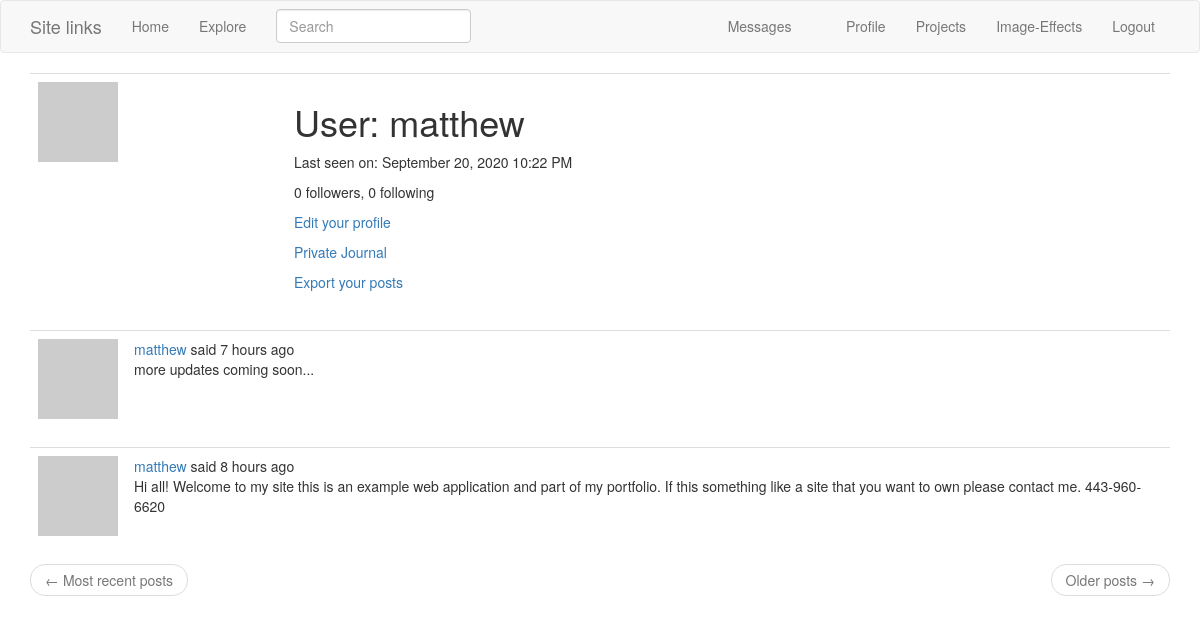
Page /user/matthew (signed in) on the earlier database version.
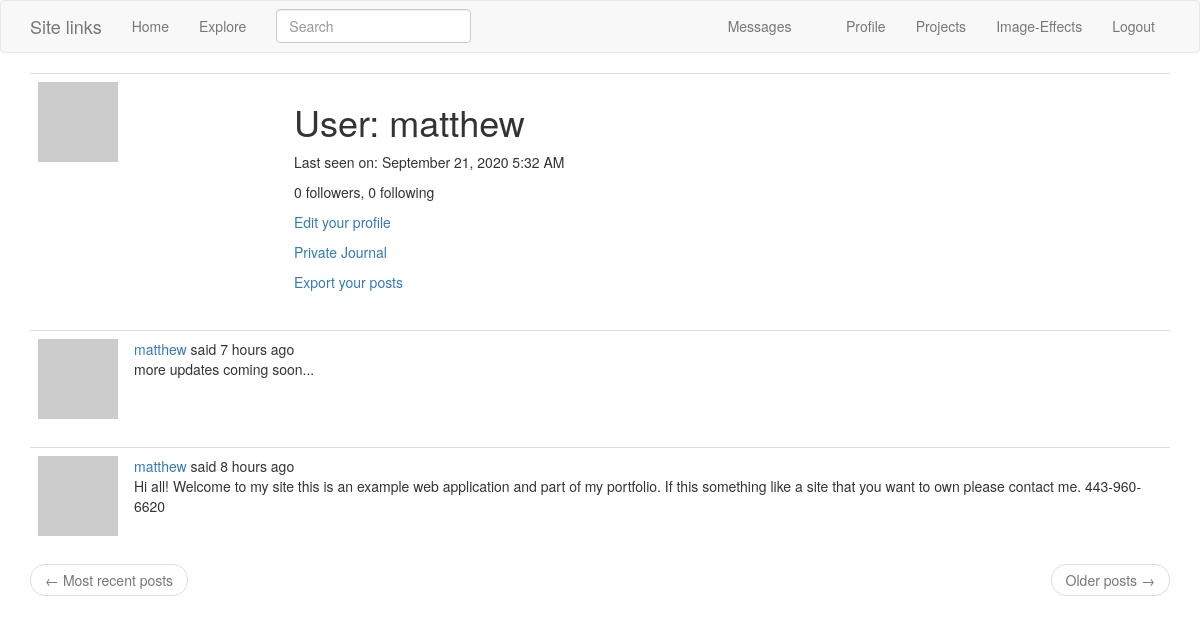
Same page on the later database version.
### app/models.py (models this page shows, shortened)
class PaginatedAPIMixin(object):
    @staticmethod
    def to_collection_dict(query, page, per_page, endpoint, **kwargs):
        resources = query.paginate(page, per_page, False)
        data = {
            'items': [item.to_dict() for item in resources.items],
            '_meta': {
                'page': page,
                'per_page': per_page,
                'total_pages': resources.pages,
                'total_items': resources.total
            },
            '_links': {
                'self': url_for(endpoint, page=page, per_page=per_page,
                                **kwargs),
                'next': url_for(endpoint, page=page + 1, per_page=per_page,
                                **kwargs) if resources.has_next else None,
                'prev': url_for(endpoint, page=page - 1, per_page=per_page,
                                **kwargs) if resources.has_prev else None
            }
        }
        return data

class User(UserMixin, PaginatedAPIMixin, db.Model):
    id = db.Column(db.Integer, primary_key=True)
    username = db.Column(db.String(64), index=True, unique=True)
    email = db.Column(db.String(120), index=True, unique=True)
    password_hash = db.Column(db.String(128))
    posts = db.relationship('Post', backref='author', lazy='dynamic')
    about_me = db.Column(db.String(140))
    journal = db.Column(db.String(500))
    last_seen = db.Column(db.DateTime, default=datetime.utcnow)
    token = db.Column(db.String(32), index=True, unique=True)
    token_expiration = db.Column(db.DateTime)
    followed = db.relationship(
        'User', secondary=followers,
        primaryjoin=(followers.c.follower_id == id),
        secondaryjoin=(followers.c.followed_id == id),
        backref=db.backref('followers', lazy='dynamic'), lazy='dynamic')
    messages_sent = db.relationship('Message',
                                    foreign_keys='Message.sender_id',
                                    backref='author', lazy='dynamic')
    messages_received = db.relationship('Message',
                                        foreign_keys='Message.recipient_id',
                                        backref='recipient', lazy='dynamic')
    last_message_read_time = db.Column(db.DateTime)
    notifications = db.relationship('Notification', backref='user',
                                    lazy='dynamic')
    tasks = db.relationship('Task', backref='user', lazy='dynamic')
    def avatar(self, size):
        digest = md5(self.email.lower().encode('utf-8')).hexdigest()
        return 'https://www.gravatar.com/avatar/{}?d=identicon&s={}'.format(
            digest, size)
    def new_messages(self):
        last_read_time = self.last_message_read_time or datetime(1900, 1, 1)
        return Message.query.filter_by(recipient=self).filter(
            Message.timestamp > last_read_time).count()
    def get_tasks_in_progress(self):
        return Task.query.filter_by(user=self, complete=False).all()
    def get_task_in_progress(self, name):
        return Task.query.filter_by(name=name, user=self,
                                    complete=False).first()

class SearchableMixin(object):
    @classmethod
    def before_commit(cls, session):
        session._changes = {
            'add': list(session.new),
            'update': list(session.dirty),
            'delete': list(session.deleted)
        }
    @classmethod
    def after_commit(cls, session):
        for obj in session._changes['add']:
            if isinstance(obj, SearchableMixin):
                add_to_index(obj.__tablename__, obj)
        for obj in session._changes['update']:
            if isinstance(obj, SearchableMixin):
                add_to_index(obj.__tablename__, obj)
        for obj in session._changes['delete']:
            if isinstance(obj, SearchableMixin):
                remove_from_index(obj.__tablename__, obj)
        session._changes = None

class Post(SearchableMixin, db.Model):
    __searchable__ = ['body']
    id = db.Column(db.Integer, primary_key=True)
    body = db.Column(db.String(140))
    timestamp = db.Column(db.DateTime, index=True, default=datetime.utcnow)
    user_id = db.Column(db.Integer, db.ForeignKey('user.id'))
    language = db.Column(db.String(5))

### app/main/views.py (the view)
@bp.route('/user/<username>')
@login_required
def user(username):
    user = User.query.filter_by(username=username).first_or_404()
    page = request.args.get('page', 1, type=int)
    posts = user.posts.order_by(Post.timestamp.desc()).paginate(
        page, current_app.config['POSTS_PER_PAGE'], False)
    next_url = url_for('main.user', username=user.username,
                       page=posts.next_num) if posts.has_next else None
    prev_url = url_for('main.user', username=user.username,
                       page=posts.prev_num) if posts.has_prev else None
    form = EmptyForm()
    return render_template('user.html', user=user, posts=posts.items,
                           next_url=next_url, prev_url=prev_url, form=form)

### app/main/forms.py
class SearchForm(FlaskForm):
    q = StringField(_l('Search'), validators=[DataRequired()])
    def __init__(self, *args, **kwargs):
        if 'formdata' not in kwargs:
            kwargs['formdata'] = request.args
        if 'csrf_enabled' not in kwargs:
            kwargs['csrf_enabled'] = False
        super(SearchForm, self).__init__(*args, **kwargs)

class EmptyForm(FlaskForm):
    submit = SubmitField('Submit')

### app/main/views.py (called while the page is built)
@bp.before_app_request
def before_request():
    if current_user.is_authenticated:
        current_user.last_seen = datetime.utcnow()
        db.session.commit()
        g.search_form = SearchForm()
    g.locale = str(get_locale())

### app/models.py (called while the page is built)
@login.user_loader
def load_user(id):
    return User.query.get(int(id))

### app/templates/user.html (shortened to what this page needs)
{% extends "base.html" %}
{% block app_content %}
    <table class="table table-hover">
        <tr>
            <td width="256px"><img src="{{ user.avatar(256) }}"></td>
            <td>
                <h1>{{ _('User') }}: {{ user.username }}</h1>
                {% if user.last_seen %}
                <p>{{ _('Last seen on') }}: {{ moment(user.last_seen).format('LLL') }}</p>
                {% endif %}
                <p>{{ _('%(count)d followers', count=user.followers.count()) }}, {{ _('%(count)d following', count=user.followed.count()) }}</p>
                {% if user == current_user %}
                <p><a href="{{ url_for('main.edit_profile') }}">{{ _('Edit your profile') }}</a></p>
                <p><a href="{{ url_for('main.edit_journal') }}">{{ _('Private Journal') }}</a></p>
                {% if not current_user.get_task_in_progress('export_posts') %}
                <p><a href="{{ url_for('main.export_posts') }}">{{ _('Export your posts') }}</a></p>
                {% endif %}
                {% endif %}
            </td>
        </tr>
    </table>
    {% for post in posts %}
        {% include '_post.html' %}
    {% endfor %}
    <nav aria-label="...">
        <ul class="pager">
            <li class="previous{% if not prev_url %} disabled{% endif %}">
                <a href="{{ prev_url or '#' }}">
                    <span aria-hidden="true">&larr;</span> {{ _('Most recent posts') }}
                </a>
            </li>
            <li class="next{% if not next_url %} disabled{% endif %}">
                <a href="{{ next_url or '#' }}">
                    {{ _('Older posts') }} <span aria-hidden="true">&rarr;</span>
                </a>
            </li>
        </ul>
    </nav>
{% endblock %}

### app/templates/base.html (shortened to what this page needs)
{% extends 'bootstrap/base.html' %}
{% block navbar %}
    <nav class="navbar navbar-default">
        <div class="container">
            <div class="navbar-header">
                <a class="navbar-brand" href="{{ url_for('main.index') }}">Site links</a>
            </div>
            <div class="collapse navbar-collapse" id="bs-example-navbar-collapse-1">
                <ul class="nav navbar-nav">
                    <li><a href="{{ url_for('main.index') }}">{{ _('Home') }}</a></li>
                    <li><a href="{{ url_for('main.explore') }}">{{ _('Explore') }}</a></li>
                </ul>
                {% if g.search_form %}
                <form class="navbar-form navbar-left" method="get" action="{{ url_for('main.search') }}">
                    <div class="form-group">
                        {{ g.search_form.q(size=20, class='form-control', placeholder=g.search_form.q.label.text) }}
                    </div>
                </form>
                {% endif %}
                <ul class="nav navbar-nav navbar-right">
                    {% if current_user.is_anonymous %}
                    <li><a href="{{ url_for('auth.login') }}">{{ _('Login') }}</a></li>
                    {% else %}
                    <li>
                        <a href="{{ url_for('main.messages') }}">{{ _('Messages') }}
                            {% set new_messages = current_user.new_messages() %}
                        </a>
                    </li>
                    <li><a href="{{ url_for('main.user', username=current_user.username) }}">{{ _('Profile') }}</a></li>
                    <li><a href="{{ url_for('main.pgame') }}">{{ _('Projects') }}</a></li>
                    <li><a href="{{ url_for('flaskgur.upload_pic') }}">{{ _('Image-Effects') }}</a></li>
                    <li><a href="{{ url_for('auth.logout') }}">{{ _('Logout') }}</a></li>
                    {% endif %}
                </ul>
            </div>
        </div>
    </nav>
{% endblock %}
{% block content %}
    <div class="container">
        {% block app_content %}{% endblock %}
    </div>
{% endblock %}

### app/templates/_post.html (shortened to what this page needs)
    <table class="table table-hover">
        <tr>
            <td width="70px">
                <a href="{{ url_for('main.user', username=post.author.username) }}">
                    <img src="{{ post.author.avatar(70) }}" />
                </a>
            </td>
            <td>
                {{ _('%(username)s said %(when)s',
                    username=user_link, when=moment(post.timestamp).fromNow()) }}
                <br>
                <span id="post{{ post.id }}">{{ post.body }}</span>
            </td>
        </tr>
    </table>

Differences in the rows shown:
changed User "matthew": last_seen "September 20, 2020 10:22 PM" → "September 21, 2020 5:32 AM"
